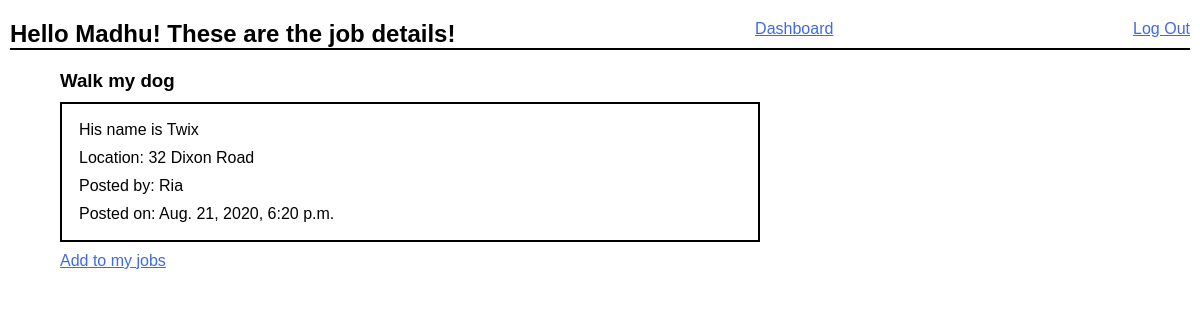
Page /jobs/1 (signed in) on the committed database.
### main/models.py (models this page shows)
class User(models.Model):
    first_name = models.CharField(max_length=65)
    last_name = models.TextField(max_length=65)
    email = models.CharField(max_length=65)
    password = models.CharField(max_length=30)
    objects = UserManager()

class Job(models.Model):
    job = models.CharField(max_length=65)
    location = models.CharField(max_length=255)
    desc = models.TextField()
    created_at = models.DateTimeField(auto_now_add=True)
    updated_at = models.DateTimeField(auto_now=True)
    uploaded_by = models.ForeignKey(
        User,
        related_name="my_jobs",
        on_delete=models.CASCADE
    )
    filled_by = models.ManyToManyField(
        User,
        related_name = "job_filled_by",
    )
    objects = JobManager()

### main/views.py (the view)
# urls.py: path('jobs/<int:jobID>', views.view_job),
def view_job(request, jobID):
    context = {
        "current_user" : User.objects.get(id=request.session["user_id"]),
        "job" : Job.objects.get(id=jobID)
    }
    return render(request, 'viewjob.html', context)

### main/templates/viewjob.html (shortened to what this page needs)
<!DOCTYPE html>
<html lang="en">
<head>
</head>
<body>
    <div id="top">
        <h2>Hello {{ current_user.first_name }}! These are the job details!</h2>
        <a href="/dashboard">Dashboard</a>
        <a href="/logout">Log Out</a>
    </div>
    <div id="container">
           <div id="content">
               <h3>{{ job.job }}</h3>
               <div id="details">
                    <p>{{ job.desc }}</p>
                    <p>Location: {{ job.location }}</p>
                    <p>Posted by: {{ job.uploaded_by.first_name }}</p>
                    <p>Posted on: {{ job.created_at }}</p>
               </div>
               <a href="/add/{{ job.id }}">Add to my jobs</a>
           </div>
    </div>
</body>
</html>

### main/templates/viewjob.html (style rules this page uses)
* { margin: 0; padding: 0; font-family: 'Lucida Sans', 'Lucida Sans Regular', 'Lucida Grande', 'Lucida Sans Unicode', Geneva, Verdana, sans-serif; }
a { color: royalblue; }
#top { width: 1180px; margin: auto; padding-top: 20px; border-bottom: 2px solid black; display: flex; justify-content: space-between; }
#top a { margin-left: 120px; }
#container { width: 700px; margin: 20px 60px; }
#details { margin: 10px 0; border: 2px solid black; padding: 12px; }
p { padding: 5px; }

### rows in the picture
User: first_name "Madhu"
Job: job "Walk my dog", desc "His name is Twix", location "32 Dixon Road", uploaded_by.first_name "Ria", created_at "Aug. 21, 2020, 6:20 p.m."
